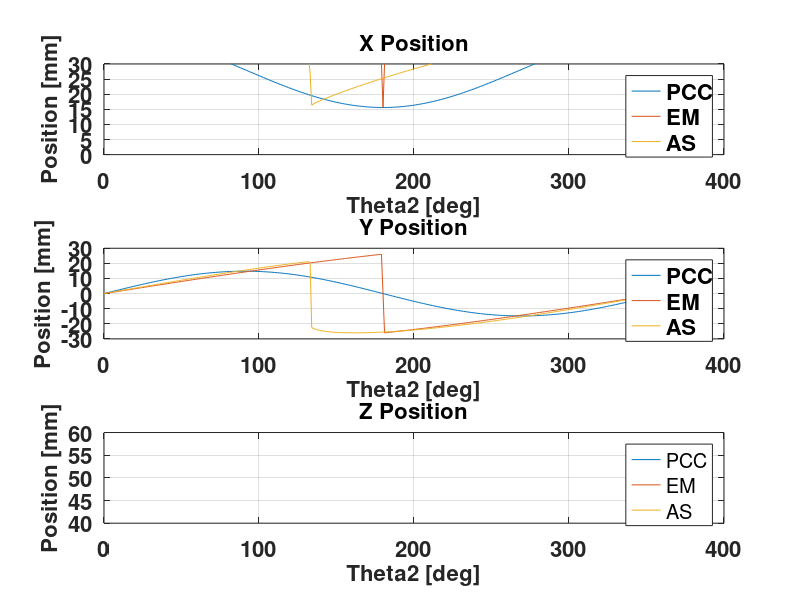

This figure's MATLAB source: (Note: this script raises an error after producing the figure.)
%% Load all variables
clear; clc;

load("torsion_compare.mat")

% Get XYZ position values from the transformation matrices
pcc_pos = zeros(size(T_pcc,2),3);
em_pos = zeros(size(T_em,2),3);
as_pos = zeros(size(T_as,2),3);

for i = 1:size(T_pcc,2)
    pcc_pos(i,:) = T_pcc{i}(1:3,4)'*1000;
    em_pos(i,:) = T_em{i}(1:3,4)'*1000;
    as_pos(i,:) = T_as{i}(1:3,4)'*1000;
end


%% Create XYZ position plot of both models
figure(1)

subplot(3,1,1)
plot(rotations, [pcc_pos(:,1), em_pos(:,1), as_pos(:,1)]);
grid on;
set(gca,'FontSize',16,'fontWeight','bold')
set(findall(gcf,'type','text'),'FontSize',16,'fontWeight','bold')
ylim([0, 30]);
xlabel("Theta2 [deg]")
ylabel("Position [mm]");
title("X Position");
legend("PCC", "EM", "AS");

subplot(3,1,2)
plot(rotations, [pcc_pos(:,2), em_pos(:,2), as_pos(:,2)]);
grid on;
set(gca,'FontSize',16,'fontWeight','bold')
set(findall(gcf,'type','text'),'FontSize',16,'fontWeight','bold')
ylim([-30, 30]);
xlabel("Theta2 [deg]")
ylabel("Position [mm]");
title("Y Position");
legend("PCC", "EM", "AS");

subplot(3,1,3)
plot(rotations, [pcc_pos(:,3), em_pos(:,3), as_pos(:,3)]);
grid on;
set(gca,'FontSize',16,'fontWeight','bold')
set(findall(gcf,'type','text'),'FontSize',16,'fontWeight','bold')
ylim([40, 60]);
xlabel("Theta2 [deg]")
ylabel("Position [mm]");
title("Z Position");
legend("PCC", "EM", "AS");

sgtitle("XYZ Positions")

%% Plot psi values compared to alpha values for analytical solution
num_points = size(T_pcc(),2);
alpha = zeros(num_points,2);
alpha(:,2) = deg2rad(rotations)';

figure(2)
range = 1:num_points;

subplot(2,1,1)
plot(range, [alpha(:,1), psi_as(:,1)]);
grid on;
set(gca,'FontSize',16,'fontWeight','bold')
set(findall(gcf,'type','text'),'FontSize',16,'fontWeight','bold')
ylim([-2,10]);
xlabel("Point Num")
ylabel("Angle [rad]");
title("Tube 1");
legend("Alpha1", "Psi1");

subplot(2,1,2)
plot(range, [alpha(:,2), psi_as(:,2)]);
grid on;
set(gca,'FontSize',16,'fontWeight','bold')
set(findall(gcf,'type','text'),'FontSize',16,'fontWeight','bold')
ylim([-2,10]);
xlabel("Point Num")
ylabel("Angle [rad]");
title("Tube 2");
legend("Alpha2", "Psi2");

sgtitle("Analytical solution Alpha and Psi Values")

%% Plot psi values compared to alpha values for energy minimization
num_points = size(T_pcc(),2);
alpha = zeros(num_points,2);
alpha(:,2) = deg2rad(rotations)';

figure(3)
range = 1:num_points;

subplot(2,1,1)
plot(range, [alpha(:,1), psi_em(:,1)]);
grid on;
set(gca,'FontSize',16,'fontWeight','bold')
set(findall(gcf,'type','text'),'FontSize',16,'fontWeight','bold')
ylim([-2,10]);
xlabel("Point Num")
ylabel("Angle [rad]");
title("Tube 1");
legend("Alpha1", "Psi1");

subplot(2,1,2)
plot(range, [alpha(:,2), psi_em(:,2)]);
grid on;
set(gca,'FontSize',16,'fontWeight','bold')
set(findall(gcf,'type','text'),'FontSize',16,'fontWeight','bold')
ylim([-2,10]);
xlabel("Point Num")
ylabel("Angle [rad]");
title("Tube 2");
legend("Alpha2", "Psi2");

sgtitle("Energy Minimization Alpha and Psi Values")